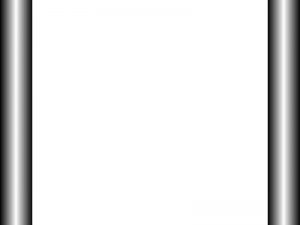
#> input picture img.jpg, 300 x 225 px
$ python rp2.py   (older library calls are emulated)
#> lines starting #> are read from the running program, lines starting #| are printed output that depends on the picture
import cv2
import numpy as np
# read sample images
img1 = cv2.imread("img.jpg")
#> img1 is the input picture: shape (225, 300, 3); min 8, max 255, mean 227.8
img2 = cv2.imread("imgo.jpg")
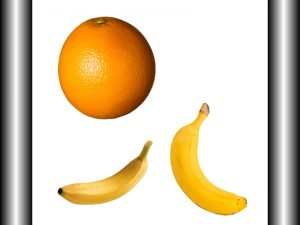
#> input picture imgo.jpg, 300 x 225 px
#> img2 is the input picture: shape (225, 300, 3); mean B, G, R 182.4, 206.6, 221.4
img3 = cv2.imread("mask.jpg")

# convert the images for gray scale
imgray1 = cv2.cvtColor(img1, cv2.COLOR_RGB2GRAY)
imgray2 = cv2.cvtColor(img2, cv2.COLOR_RGB2GRAY)
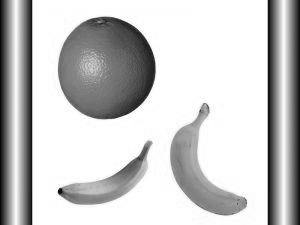
#> imgray2: shape (225, 300); min 5, max 255, mean 201
#> (the run stopped early here; a loop or call above may not have finished)
